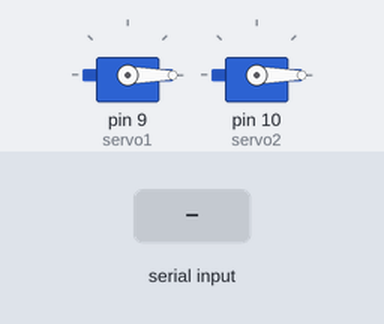
The sketch below on a simulated Arduino Uno, built with avr-gcc and run on an emulated ATmega328P. Parts: 2 × servo. Inputs (shaded band) come from the test bench.

Above: at 1.2 s.
1.3 s: "B" received over Serial
At 3.0 s:
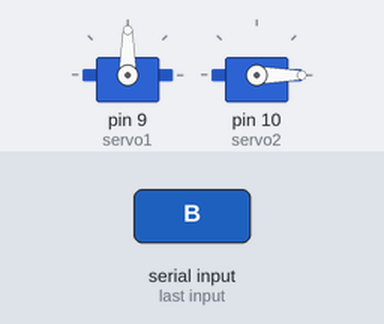
3.8 s: "N" received over Serial
At 6.0 s:
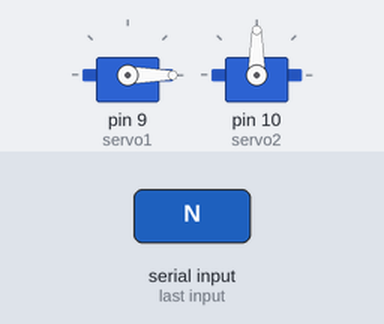
6.3 s: "1" received over Serial
At 7.9 s:
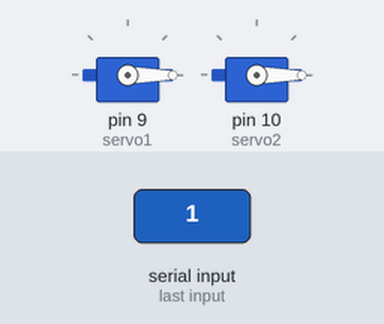
Timing chart, 0 to 9.4 s (numbered marks = the images above; inputs shaded):
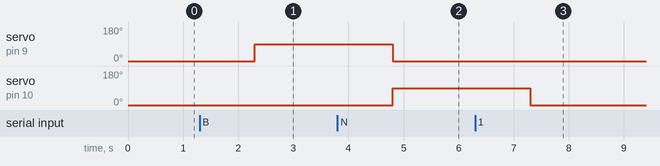

Measured:
- after the input at 1.3 s, servo on pin 9 (servo1): 0° → 90° after 1.0 s
- after the input at 3.8 s, servo on pin 9 (servo1): 90° → 0° after 1.0 s; servo on pin 10 (servo2): 0° → 90° after 1.0 s
- after the input at 6.3 s, servo on pin 10 (servo2): 90° → 0° after 1.0 s

The sketch:

sketch_dec16a.ino
```cpp
#include <Servo.h>
Servo servo1;
Servo servo2;// create servo object to control a servo
void setup() {
  servo1.attach(9);
  servo2.attach(10);
  servo1.write(0);
  servo2.write(0);
  Serial.begin(9600);// (pin, min, max)
}
char data;
void loop() {
  if(Serial.available()){
    data=Serial.readString()[0];
    switch(data){
      case 'B':servo1.write(90);
      servo2.write(0);
      break;
      case 'N':servo2.write(90);
      servo1.write(0);
      break;
      default:
      servo1.write(0);
      servo2.write(0);
    }
    }

}
```
